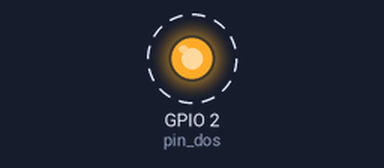
Simulated run of this sketch. Board: ESP32. Parts: output pins drawn as LEDs (lit = HIGH). Dashed ring = blinking.

Above: at 0.5 s.
Timing chart, 0 to 4.6 s (numbered marks = the images above):
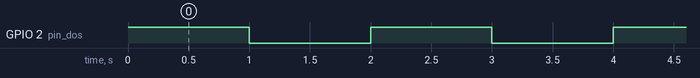

Measured:
- by itself, GPIO 2 (pin_dos): alternates HIGH for 1.0 s and LOW for 1.0 s

The sketch:

LED.ino
```cpp
//Declaramos el pin que encendera
int pin_dos = 2;
//Iniciamos los pines del ESP32
void setup() {
  //Declaramos que el pin del led es de tipo salida, osea que la señal va salir
  pinMode(pin_dos, OUTPUT);
}
//Iniciamos la funcion bucle que se repetira indefinidamente
void loop() {
  //Encendemos el led
  digitalWrite(pin_dos, HIGH);
  //Esperamos un segundo
  delay(1000);
  //Apagamos el led
  digitalWrite(pin_dos, LOW);
  //Esperamos un segundo
  delay(1000);

    //Encendemos el led
  digitalWrite(pin_dos, HIGH);
  //Esperamos un segundo
  delay(1000);
  //Apagamos el led
  digitalWrite(pin_dos, LOW);
  //Esperamos un segundo
  delay(1000);  //Encendemos el led
  digitalWrite(pin_dos, HIGH);
  //Esperamos un segundo
  delay(1000);
  //Apagamos el led
  digitalWrite(pin_dos, LOW);
  //Esperamos un segundo
  delay(1000);
}
```
